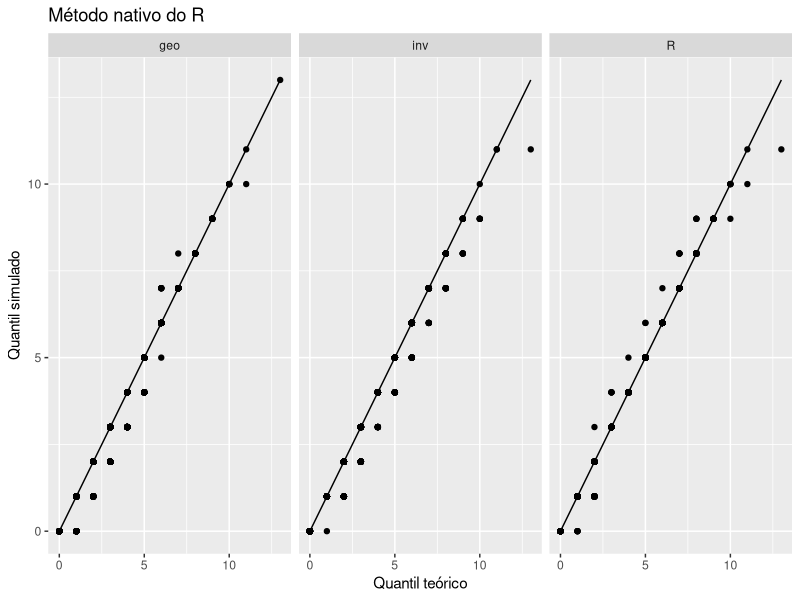
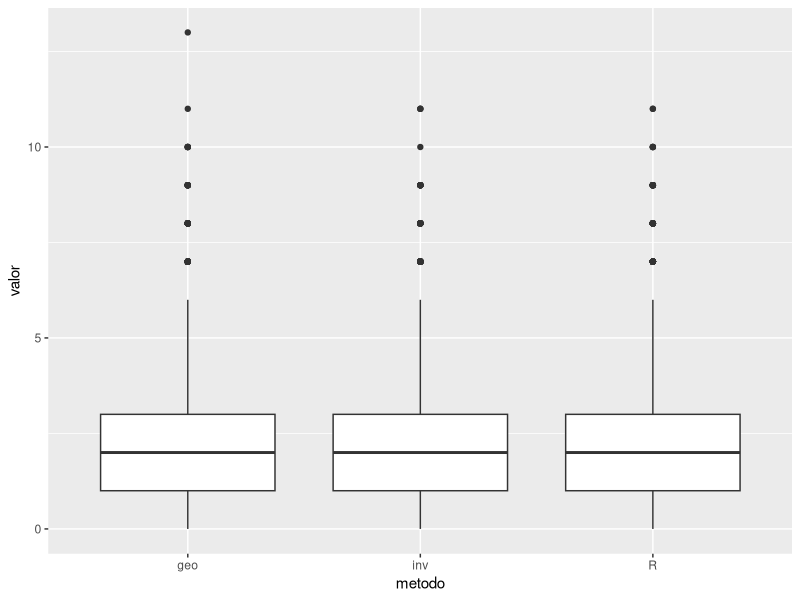
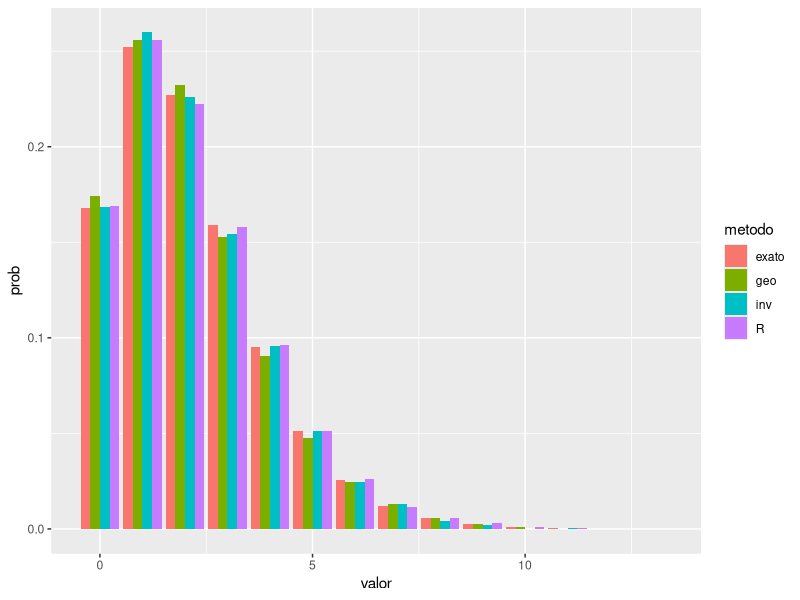

The R script that drew these images, in order:
## ---- chunk 1
gerar_bn_inv <- function(n, p, r) {
  u_vec <- runif(n)
  
  result <- vector(mode = 'integer', length = n)
  
  for(i in seq_along(u_vec)) {
    prob_acum <- pnbinom(0, r, p)
    
    while(prob_acum < u_vec[i]) {
      result[i] <- result[i] + 1
      prob_acum <- pnbinom(result[i], r, p)
    }
  }
  
  return(result)
}

gerar_bn_geo <- function(n, p, r) {
  result <- vector(mode = 'integer', length = n)
  
  for(i in seq_along(result)) {
    result[i] <- sum(rgeom(r, p))
  }
  
  return(result)
}
## ---- chunk 2
library(ggplot2)
library(dplyr)
library(tidyr)
set.seed(204256)
bn_sim_inv <- gerar_bn_inv(5000, 0.7, 5)
bn_sim_geo <- gerar_bn_geo(5000, 0.7, 5)
bn_sim_r <- rnbinom(5000, 5, 0.7)

df1 <- data.frame(
  inv = bn_sim_inv,
  geo = bn_sim_geo,
  R = bn_sim_r
) %>%
  pivot_longer(
    cols = all_of(names(.)),
    names_to = 'metodo',
    values_to = 'valor'
  ) 

qnbinom1 <- function(p) {qnbinom(p, size = 5, prob = 0.7)}


ggplot(
  df1,
  aes(sample = valor)
) +
  geom_qq(distribution = qnbinom1) +
  geom_qq_line(distribution = qnbinom1) +
  facet_wrap(vars(metodo))+
  labs(
    title = 'Método nativo do R',
    x = 'Quantil teórico',
    y = 'Quantil simulado'
  )

ggplot(df1, aes(x = metodo, y = valor)) +
  geom_boxplot()


df1_mean <-
  df1 %>%
  group_by(metodo, valor) %>%
  summarise(prob = n() / 5000)

df1_mean <-
  rbind(
    df1_mean,
    data.frame(
      metodo = 'exato',
      valor = 0:max(df1_mean$valor),
      prob = sapply(0:max(df1_mean$valor), function(x) return(dnbinom(x, 5, 0.7)))
    )
  )

ggplot(df1_mean, aes(x = valor, y = prob, fill = metodo)) +
  geom_col(position = 'dodge')


